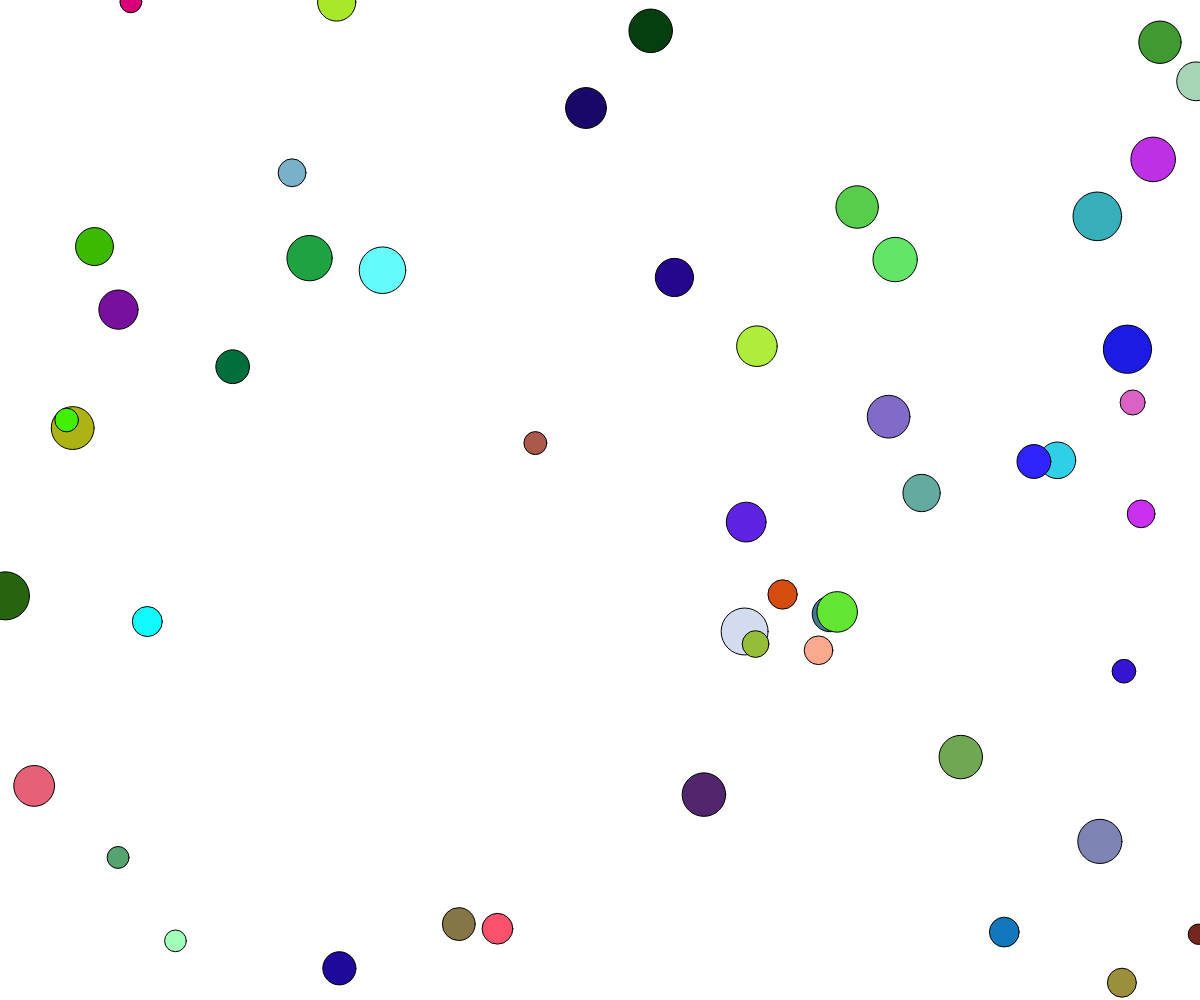
Frame 1 (no input)
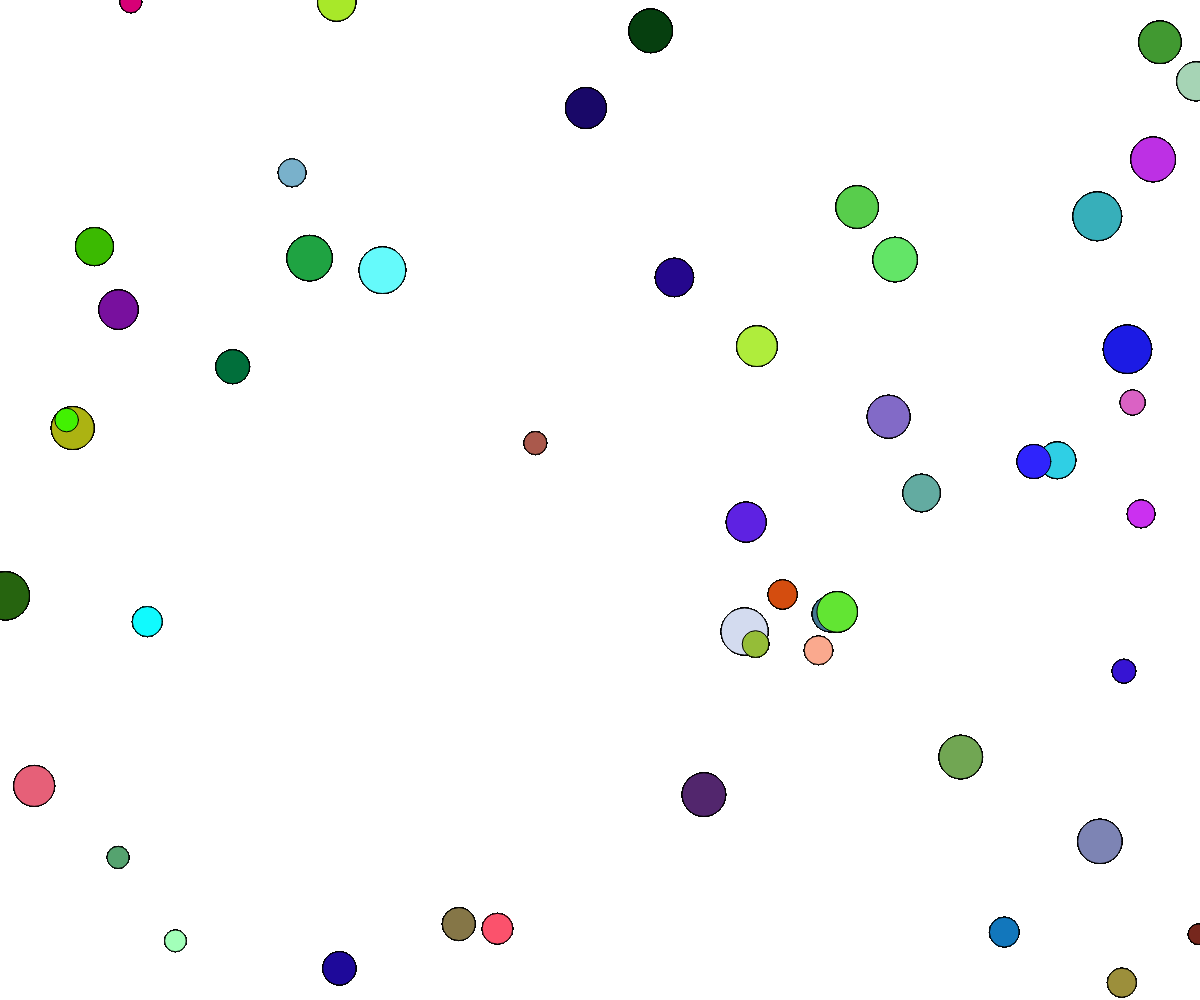
Frame 60 (no input)
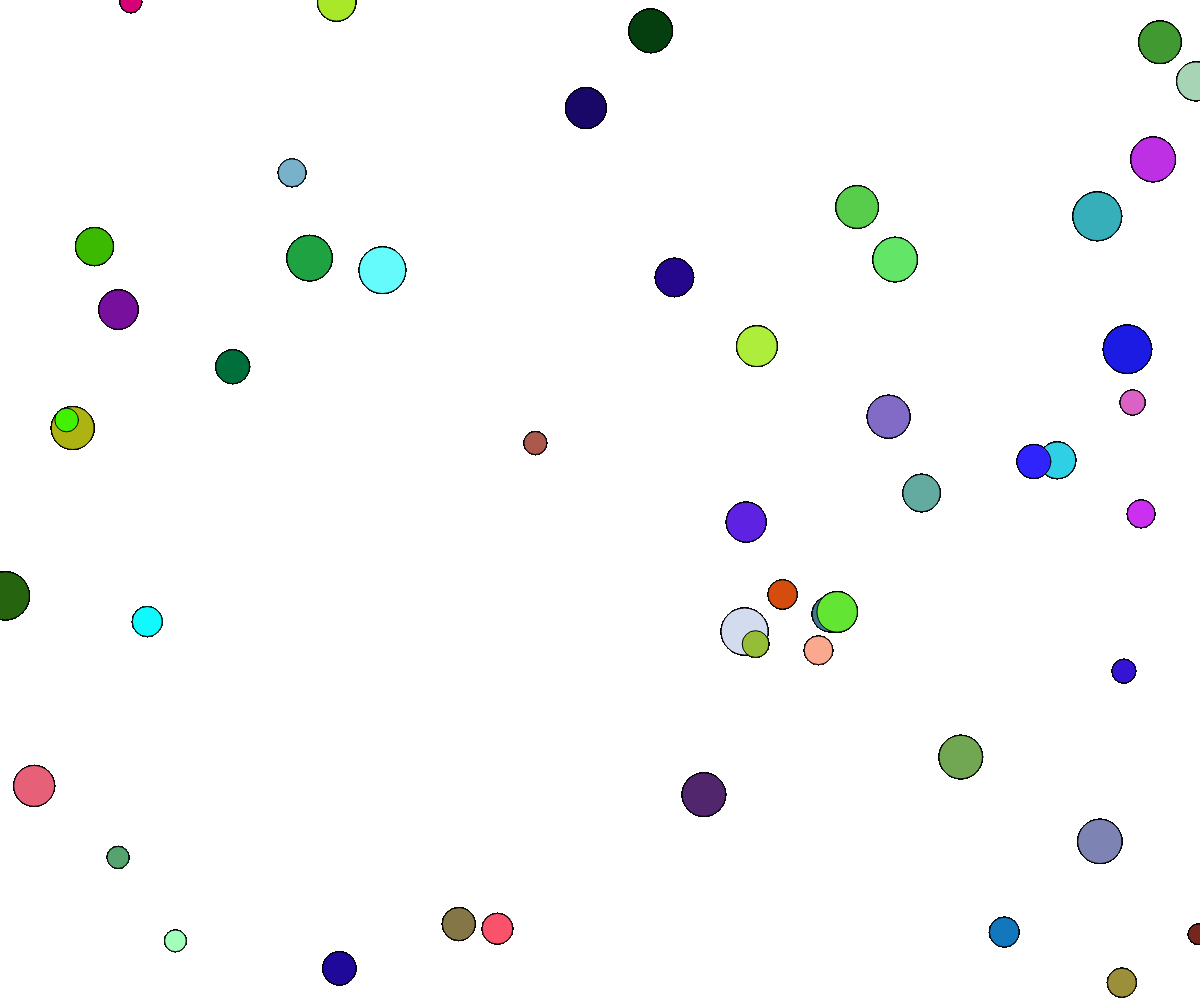
Frame 120 (the mouse pressed at the canvas centre since frame 60)

The p5.js sketch that drew these frames (run headless with seeded random() and noise() and a simulated clock; from frame 60 on, the mouse is pressed at the canvas centre):

// p5.js sketch
// ── sketch.js
 var obstacles = []; /* Array */

function setup() {
createCanvas(windowWidth,windowHeight);
  for (var i=0;i<50; i++){
  obstacles[i] = new Obstacle("malus");
  }

}

function draw() {
  for (var i=0;i<50; i++){
  obstacles[i].display();
  }
}

function Obstacle(kind){
 this.type = kind;
 this.xPos = random(0,windowWidth);
 this.yPos = random(0,windowHeight);
 this.size = random(20,50);
 this.color = color(random(0,255),random(0,255),random(0,255));
 
 this.display = function(){
   fill(this.color);
   ellipse(this.xPos,this.yPos,this.size,this.size);
 }
}
